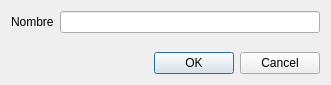
<?xml version="1.0" encoding="UTF-8"?>
<ui version="4.0">
 <class>EscenarioDlgClass</class>
 <widget class="DataDialog" name="EscenarioDlgClass">
  <property name="geometry">
   <rect>
    <x>0</x>
    <y>0</y>
    <width>331</width>
    <height>85</height>
   </rect>
  </property>
  <property name="windowTitle">
   <string>Datos de escenario</string>
  </property>
  <layout class="QVBoxLayout" name="verticalLayout">
   <item>
    <layout class="QHBoxLayout" name="horizontalLayout">
     <item>
      <widget class="QLabel" name="label">
       <property name="text">
        <string>Nombre</string>
       </property>
       <property name="buddy">
        <cstring>nombre</cstring>
       </property>
      </widget>
     </item>
     <item>
      <widget class="QLineEdit" name="nombre"/>
     </item>
    </layout>
   </item>
   <item>
    <spacer name="verticalSpacer">
     <property name="orientation">
      <enum>Qt::Vertical</enum>
     </property>
     <property name="sizeHint" stdset="0">
      <size>
       <width>20</width>
       <height>2</height>
      </size>
     </property>
    </spacer>
   </item>
   <item>
    <widget class="QDialogButtonBox" name="buttonBox">
     <property name="standardButtons">
      <set>QDialogButtonBox::Cancel|QDialogButtonBox::Ok</set>
     </property>
    </widget>
   </item>
  </layout>
 </widget>
 <customwidgets>
  <customwidget>
   <class>DataDialog</class>
   <extends>QDialog</extends>
   <header>ts.h</header>
   <container>1</container>
  </customwidget>
 </customwidgets>
 <tabstops>
  <tabstop>nombre</tabstop>
  <tabstop>buttonBox</tabstop>
 </tabstops>
 <resources/>
 <connections>
  <connection>
   <sender>buttonBox</sender>
   <signal>accepted()</signal>
   <receiver>EscenarioDlgClass</receiver>
   <slot>accept()</slot>
   <hints>
    <hint type="sourcelabel">
     <x>213</x>
     <y>61</y>
    </hint>
    <hint type="destinationlabel">
     <x>83</x>
     <y>35</y>
    </hint>
   </hints>
  </connection>
  <connection>
   <sender>buttonBox</sender>
   <signal>rejected()</signal>
   <receiver>EscenarioDlgClass</receiver>
   <slot>reject()</slot>
   <hints>
    <hint type="sourcelabel">
     <x>314</x>
     <y>67</y>
    </hint>
    <hint type="destinationlabel">
     <x>267</x>
     <y>43</y>
    </hint>
   </hints>
  </connection>
 </connections>
</ui>
